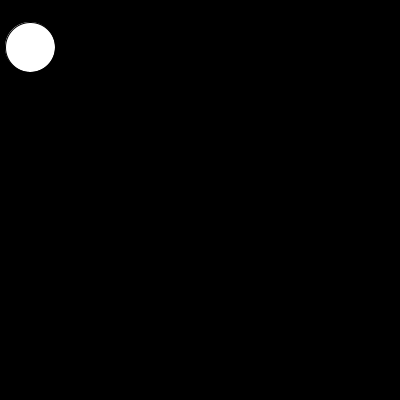
Frame 1 (no input)
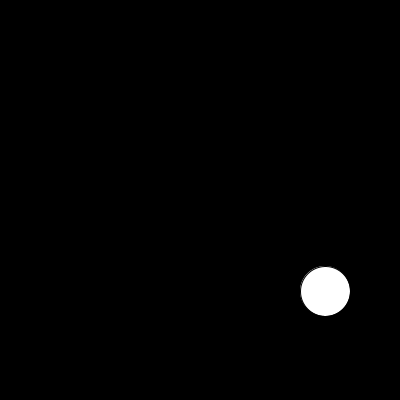
Frame 60 (the mouse pressed at the canvas centre just before this capture)
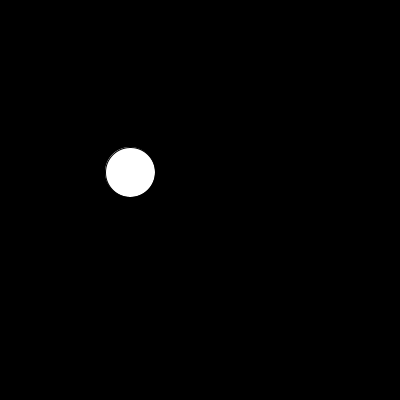
Frame 120 (the mouse held since frame 60 and released just before this capture)

The Processing sketch that drew these frames (run headless with seeded random() and noise(); from frame 60 on, the mouse is pressed at the canvas centre):

// Processing sketch: processing_48930
// ── processing_48930.pde

// the x and y position of the circle
int x = 25; 
int y = 40; 
// the x and y speed of the circle
int xspeed = 5; 
int yspeed = 7; 

void setup() { 
  size(400, 400); 
  smooth();
}

void draw() { 

  // clear the background
  background(0);  


  x += xspeed; 
  y += yspeed;

  // if we're all the way over to the left, 
  if (x<25) { 
    // reverse the speed
    xspeed = -xspeed;     
    // and move it back so that it's touching the side
    x = 25;
  } 
  else if (x>width-25) { 
    // and if we're all the way over the left, reverse the speed
    xspeed = -xspeed; 
    // and move it so it's touching the side
    x = width-25;
  }

  // and now all the same except for y
  if (y<25) {
    yspeed = -yspeed; 
    y = 25;
  } 
  else if (y>height-25) {   
    yspeed = -yspeed; 
    y = height-25;
  }

  // draw the ellipse 
  ellipse(x, y, 50, 50);
}
